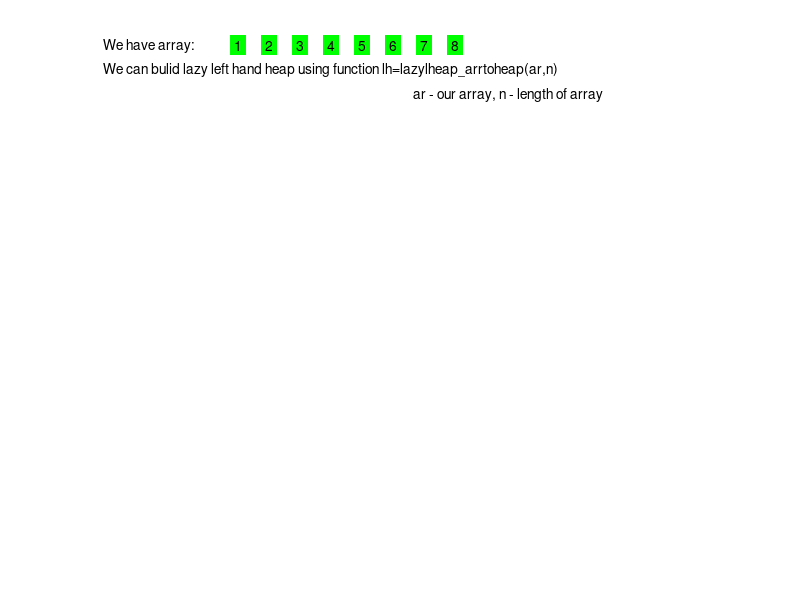

Here is the MATLAB script that generated this plot: (Note: this script raises an error after producing the figure.)

%graphic example for left-hand heaps;
%it illustrates basic functions for  left-hand heaps  
%  Svetlana Gagarinova  (c) 2005,2006

ar=[1 2 3 4 5 6 7 8];
n=8;
d=2;
% pauses
pn=2;px=4; 
figure('Resize','off','NumberTitle','off','Name','lheap_example_graphics');
axis('manual');
axis('off');
hold on;
x=0;y=1;dx=0.05;
text(x,y,'We have array:');
for i=1:n
  text(x+0.21,y,num2str(ar(i)),'BackgroundColor',[0 1 0]);
  x=x+dx;
 end;
text(0,0.95,'We can bulid lazy left hand heap using function lh=lazylheap\_arrtoheap(ar,n)');
text(0.5,0.9,'ar - our array, n - length of array');
pause(pn);

%Transform array to heap; 10-size,2-d for heap (here binary heap)
lh=lazylheap_arrtoheap(ar,n);

%clf;
hold on;
%axis off;
text(0.1,0.8,'RESULT:');
[a b c]=TreeToVect(lh); 
treeplot(a);
x=zeros(1);xy=zeros(1);
[x,y]=treelayout(a);
for i=1:size(x,2);
  xy(i,1)=x(i);
  xy(i,2)=y(i);
end;  
treelabel(xy,b,c);
pause(px); 

clf; 
hold on;
axis off;
text(-0.1,1,'We can find element with minimal priority using function [mf,lh]=lazylheap\_findminprior(lh)');
text(0.5,0.95,'lh - our heap, mf - minimal priority ');
treeplot(a);
[x,y]=treelayout(a);
for i=1:size(x,2)
  xy(i,1)=x(i);
  xy(i,2)=y(i);
end;  
treelabel(xy,b,c);
pause(pn)

% Search minimal priority 
[mf,lh]=lazylheap_findminprior(lh);

clf; 
hold on;
axis off;
text(-0.1,1,'We can find element with minimal priority using function [mf,lh]=lazylheap\_findminprior(lh)');
text(0.5,0.95,'lh - our heap, mf - minimal priority ');
text(0.21,0.9,'RESULT');
[a b c]=TreeToVect(lh);
treeplot(a);
x=zeros(1);xy=zeros(1);
[x,y]=treelayout(a);
for i=1:size(x,2)
  xy(i,1)=x(i);
  xy(i,2)=y(i);
end;  
treelabel(xy,b,c);
xy=zeros(1);
xy(1,1)=x(1);xy(1,2)=y(1);
treelabel(xy,b(1,1),c(1,1),'Background',[1 0 0]);
pause(px); 

clf; 
hold on;
axis off;
text(-0.1,1,'We can delete element with minimal priority using function lh=lazylheap\_delminprior(lh)');
text(0.5,0.95,'lh - our heap');
treeplot(a);
[x,y]=treelayout(a);
for i=1:n
  xy(i,1)=x(i);
  xy(i,2)=y(i);
end;  
treelabel(xy,b,c);
pause(pn)

%Delete minimal priority
lh=lheap_delminprior(lh);
clf; 
hold on;
axis('off');
text(-0.1,1,'We can delete element with minimal priority using function lh=lheap\_delminprior(lh)');
text(0.5,0.95,'lh - our heap');
text(0.21,0.9,'RESULT');
[a b c]= TreeToVect(lh);    
treeplot(a);
x=zeros(1);
[x,y]=treelayout(a);
xy=zeros(1);
for i=1:size(x,2)
  xy(i,1)=x(i);
  xy(i,2)=y(i);
end;  
treelabel(xy,b,c);
pause(px); 

%Find element with priority 5 and data 5
lh=lazylheap_find(lh,5,5);
clf; 
hold on;
axis('off');
text(-0.1,1,'We can find element with priority p and data d using function lh=lazylheap\_find(lh,d,p)');
text(0.21,0.95,'in this example p=5, d=5');
treeplot(a);
treelabel(xy,b,c);
pause(pn);
text(0.21,0.9,'RESULT');
xy=zeros(1,2);
num=CurInTreeToNum(lh);
xy(1,1)=x(num);xy(1,2)=y(num);
treelabel(xy,b(1,num),c(1,num),'Background',[1 0 0]);
pause(px); 
 
% and change priority of this element(new priority 11)
lh=lazylheap_diffprior(lh,11);
clf; 
hold on;
axis('off');
text(-0.1,1,'and change priority of this element using function lh=lazylheap\_diffprior(lh,p)');
text(0.21,0.95,'in this example p=11');
treeplot(a);
x=zeros(1);
[x,y]=treelayout(a);
xy=zeros(1);
for i=1:size(x,2)
  xy(i,1)=x(i);
  xy(i,2)=y(i);
end;  
treelabel(xy,b,c);
pause(pn);

clf; 
hold on;
axis('off');
text(-0.1,1,'and change priority of this element using function lh=lazylheap\_diffprior(lh,p)');
text(0.21,0.95,'in this example p=11');
text(0.21,0.9,'RESULT');
a=zeros(1);
[a b c]=TreeToVect(lh);
treeplot(a);
x=zeros(1);
[x,y]=treelayout(a);
xy=zeros(1);
for i=1:size(x,2)
  xy(i,1)=x(i);
  xy(i,2)=y(i);
end;  
treelabel(xy,b,c);
pause(px); 

% input new element with data 7 and priority 5
lh=lazylheap_insert(lh,7,5);

clf; 
hold on;
axis('off');
text(-0.1,1,'We can insert new element with priority p and data d using function lh=lazylheap\_insert(lh,d,p)');
text(0.21,0.95,'in this example d=7,p=5');
treeplot(a);
treelabel(xy,b,c);
pause(pn);

clf; 
hold on;
axis('off');
text(-0.1,1,'We can insert new element with priority p and data d using function lh=lazylheap\_insert(lh,d,p)');
text(0.21,0.95,'in this example d=7,p=5');
text(0.21,0.9,'RESULT');
[a b c]=TreeToVect(lh);
treeplot(a);
x=zeros(1);
[x,y]=treelayout(a);
for i=1:size(x,2)
  xy(i,1)=x(i);
  xy(i,2)=y(i);
end;  
treelabel(xy,b,c);
pause(px); 

%Current size of heap
s=dheap_size(lh);
clf; 
hold on;
axis('off');
text(-0.1,1,'We can see size of heap in this moment using function s=lazylheap\_size(lh)');
text(0.21,0.95,'in this example s=');
treeplot(a);
treelabel(xy,b,c);
pause(pn);
text(0.45,0.95,num2str(s),'BackgroundColor',[0 1 0]);
pause(px);

%Merge 2 heaps
ar2=[12 13 14];
lh1=lazylheap_arrtoheap(ar2,3);

clf; 
hold on;
axis('off');
text(-0.1,1,'We can merge two heaps lh and lh1 using function lh=lazylheap\_merge(lh,lh1)');
text(0.21,0.95,'in this example lh - our heap from previews examples,');
treeplot(a);
treelabel(xy,b,c);
pause(pn);

clf; 
hold on;
axis('off');
text(-0.1,1,'We can merge two heaps lh and lh1 using function lh=lazylheap\_merge(lh,lh1)');
text(0.21,0.95,'lh1 - lazy left heap with elements 12,13,14');
[a b c]=TreeToVect(lh1);
treeplot(a);
xy=zeros(1);
x=zeros(1);
[x,y]=treelayout(a);
for i=1:size(x,2)
  xy(i,1)=x(i);
  xy(i,2)=y(i);
end;  
treelabel(xy,b,c);
pause(pn); 

[lh lh1]=lazylheap_merge(lh,lh1);

clf; 
hold on;
axis('off');
text(-0.1,1,'We can merge two heaps lh and lh1 using function lh=lazylheap\_merge(lh,lh1)');
text(0.21,0.9,'RESULT');
[a b c]=TreeToVect(lh);
treeplot(a);
x=zeros(1);
[x,y]=treelayout(a);
for i=1: size(x,2)
  xy(i,1)=x(i);
  xy(i,2)=y(i);
end;  
treelabel(xy,b,c);
pause(px); 
